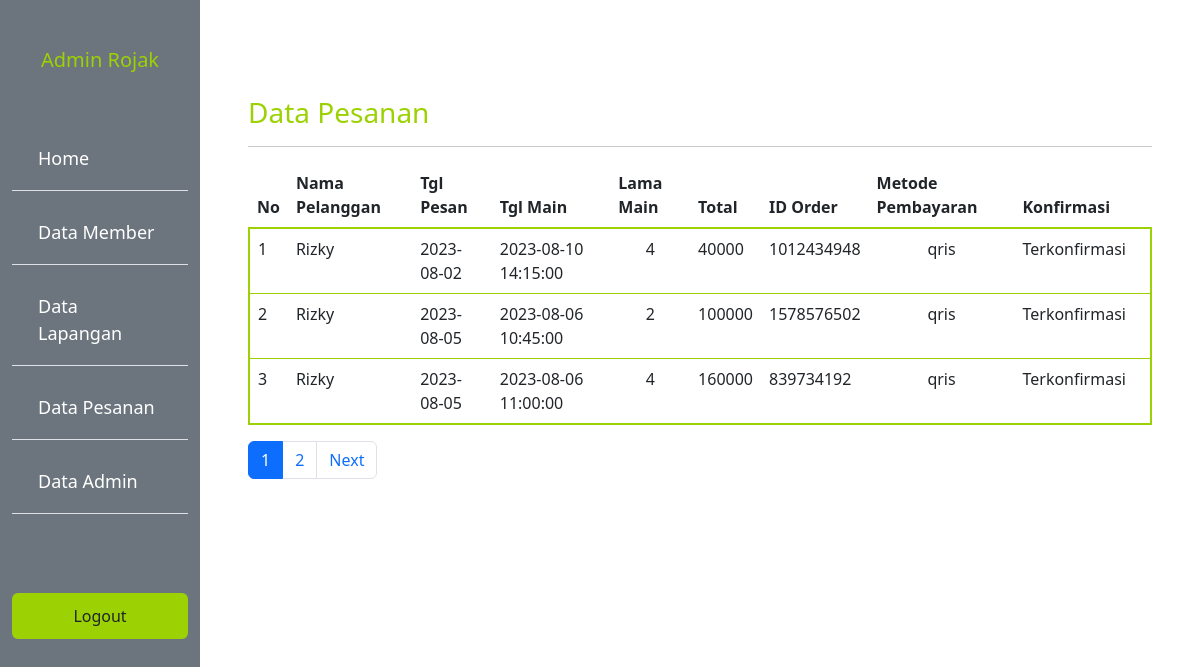
/admin/pesan.php (signed in), run on the app's committed database.
### tables this page shows
CREATE TABLE `sewa` (
  `idsewa` int(11) NOT NULL,
  `iduser` int(11) NOT NULL,
  `idlap` int(11) NOT NULL,
  `tgl_pesan` date NOT NULL DEFAULT current_timestamp(),
  `lama` int(11) NOT NULL,
  `jmulai` datetime NOT NULL,
  `jhabis` datetime NOT NULL,
  `harga` int(11) NOT NULL,
  `tot` int(11) NOT NULL,
  `status` enum('Pending','Lunas','Dibatalkan') NOT NULL
);

CREATE TABLE `user` (
  `id_user` int(11) NOT NULL,
  `email` varchar(50) NOT NULL,
  `password` varchar(32) NOT NULL,
  `hp` varchar(20) NOT NULL,
  `jenis_kelamin` varchar(10) NOT NULL,
  `nama_lengkap` varchar(60) NOT NULL,
  `alamat` text NOT NULL,
  `foto` text NOT NULL
);

CREATE TABLE `bayar` (
  `idbayar` int(11) NOT NULL,
  `idsewa` int(11) NOT NULL,
  `order_id` text NOT NULL,
  `payment_type` text NOT NULL,
  `tgl_upload` date NOT NULL DEFAULT current_timestamp(),
  `konfirmasi` varchar(50) NOT NULL DEFAULT 'Belum'
);

### functions.php (called while the page is built, shortened)
<?php
$conn = mysqli_connect("localhost", "root", "", "db_aptisi");
function query($query)
{
  global $conn;
  $result = mysqli_query($conn, $query);
  $rows = [];
  while ($row = mysqli_fetch_assoc($result)) {
    $rows[] = $row;
  }
  return $rows;
}

### admin/pesan.php (the view, shortened to what this page needs)
<?php
require "../functions.php";
$jmlHalamanPerData = 3;
$jumlahData = count(query("SELECT sewa.idsewa,user.nama_lengkap,sewa.tgl_pesan,sewa.jmulai,sewa.lama,sewa.tot,bayar.*,bayar.konfirmasi
FROM sewa
JOIN user ON sewa.iduser = user.id_user
JOIN bayar ON sewa.idsewa = bayar.idsewa"));
$jmlHalaman = ceil($jumlahData / $jmlHalamanPerData);
if (isset($_GET["halaman"])) {
  $halamanAktif = $_GET["halaman"];
} else {
  $halamanAktif = 1;
}
$awalData = ($jmlHalamanPerData * $halamanAktif) - $jmlHalamanPerData;
$pesan = query("SELECT sewa.idsewa,user.nama_lengkap,sewa.tgl_pesan,sewa.jmulai,sewa.lama,sewa.tot,bayar.*,bayar.konfirmasi
FROM sewa
JOIN user ON sewa.iduser = user.id_user
JOIN bayar ON sewa.idsewa = bayar.idsewa LIMIT $awalData, $jmlHalamanPerData");
?>
<!DOCTYPE html>
<html lang="en">
<head>
  <link rel="stylesheet" href="../style.css">
  <link rel="stylesheet" href="https://cdn.datatables.net/1.13.4/css/jquery.dataTables.css" />
  <link href="https://cdn.jsdelivr.net/npm/bootstrap@5.3.0-alpha1/dist/css/bootstrap.min.css" rel="stylesheet">
</head>
<body>
  <div class="container-fluid">
    <div class="row min-vh-100">
      <div class="sidebar col-2 bg-secondary">
        <h5 class="mt-5 judul text-center"><?= $_SESSION["username"]; ?></h5>
        <ul class="list-group list-group-flush">
          <li class="list-group-item bg-transparent"><a href="home.php">Home</a></li>
          <li class="list-group-item bg-transparent"><a href="member.php">Data Member</a></li>
          <li class="list-group-item bg-transparent"><a href="lapangan.php">Data Lapangan</a></li>
          <li class="list-group-item bg-transparent"><a href="pesan.php">Data Pesanan</a></li>
          <li class="list-group-item bg-transparent"><a href="admin.php">Data Admin</a></li>
          <li class="list-group-item bg-transparent"></li>
        </ul>
        <a href="../logout.php" class="mt-5 btn btn-inti text-dark">Logout</a>
      </div>
      <div class="col-10 p-5 mt-5">
        <h3 class="judul">Data Pesanan</h3>
        <hr>
        <table class="table table-hover mt-3">
          <thead class="table-inti">
            <tr>
              <th scope="col">No</th>
              <th scope="col">Nama Pelanggan</th>
              <th scope="col">Tgl Pesan</th>
              <th scope="col">Tgl Main</th>
              <th scope="col">Lama Main</th>
              <th scope="col">Total</th>
              <th scope="col">ID Order</th>
              <th scope="col">Metode Pembayaran</th>
              <th scope="col">Konfirmasi</th>
              <th scope="col"></th>
            </tr>
          </thead>
          <tbody class="text">
            <?php $i = 1; ?>
            <?php foreach ($pesan as $row) : ?>
              <tr>
                <td><?= $i++; ?></td>
                <td><?= $row["nama_lengkap"]; ?></td>
                <td><?= $row["tgl_pesan"]; ?></td>
                <td><?= $row["jmulai"]; ?></td>
                <td><center><?= $row["lama"]; ?></center></td>
                <td><?= $row["tot"]; ?></td>
                <td><?= $row["order_id"]; ?></td>
                <td><center><?= $row["payment_type"]; ?></center></td>
                <td><?= $row["konfirmasi"]; ?></td>
                <td>
                </td>
              </tr>
            <?php endforeach; ?>
          </tbody>
        </table>
        <ul class="pagination">
          <?php for ($i = 1; $i <= $jmlHalaman; $i++) : ?>
            <?php if ($i == $halamanAktif) : ?>
              <li class="page-item active"><a class="page-link" href="?halaman=<?= $i; ?>"><?= $i; ?></a></li>
            <?php else : ?>
              <li class="page-item "><a class="page-link" href="?halaman=<?= $i; ?>"><?= $i; ?></a></li>
            <?php endif; ?>
          <?php endfor; ?>
          <?php if ($halamanAktif < $jmlHalaman) : ?>
            <li class="page-item">
              <a href="?halaman=<?= $halamanAktif + 1; ?>" class="page-link">Next</a>
            </li>
          <?php endif; ?>
        </ul>
      </div>
</body>
</html>

### style.css (style rules this page uses)
:root { --primary: #9cd203; --hover: #79a300; --bg: #eeeeee; }
.table-inti { background-color: var(--primary); }
.judul { color: var(--primary); }
.text { border: 2px solid var(--primary); border-radius: 8px; background-color: var(--bg); }
.btn-inti { background-color: var(--primary) !important; }
.sidebar ul { list-style: none; margin-top: 50px; }
.sidebar li { color: white; text-decoration: none; font-size: 18px; margin: 5px 0; }
.sidebar a { display: block; color: white; padding: 10px; text-decoration: none; }

### data on the page
sewa: iduser.nama_lengkap "Rizky", tgl_pesan "2023-08-02", jmulai "2023-08-10 14:15:00", lama "4", tot "40000", bayar.order_id "1012434948", bayar.payment_type "qris", bayar.konfirmasi "Terkonfirmasi"
sewa: iduser.nama_lengkap "Rizky", tgl_pesan "2023-08-05", jmulai "2023-08-06 10:45:00", lama "2", tot "100000", bayar.order_id "1578576502", bayar.payment_type "qris", bayar.konfirmasi "Terkonfirmasi"
sewa: iduser.nama_lengkap "Rizky", tgl_pesan "2023-08-05", jmulai "2023-08-06 11:00:00", lama "4", tot "160000", bayar.order_id "839734192", bayar.payment_type "qris", bayar.konfirmasi "Terkonfirmasi"

### other printed values
$_SESSION["username"] "Admin Rojak"
